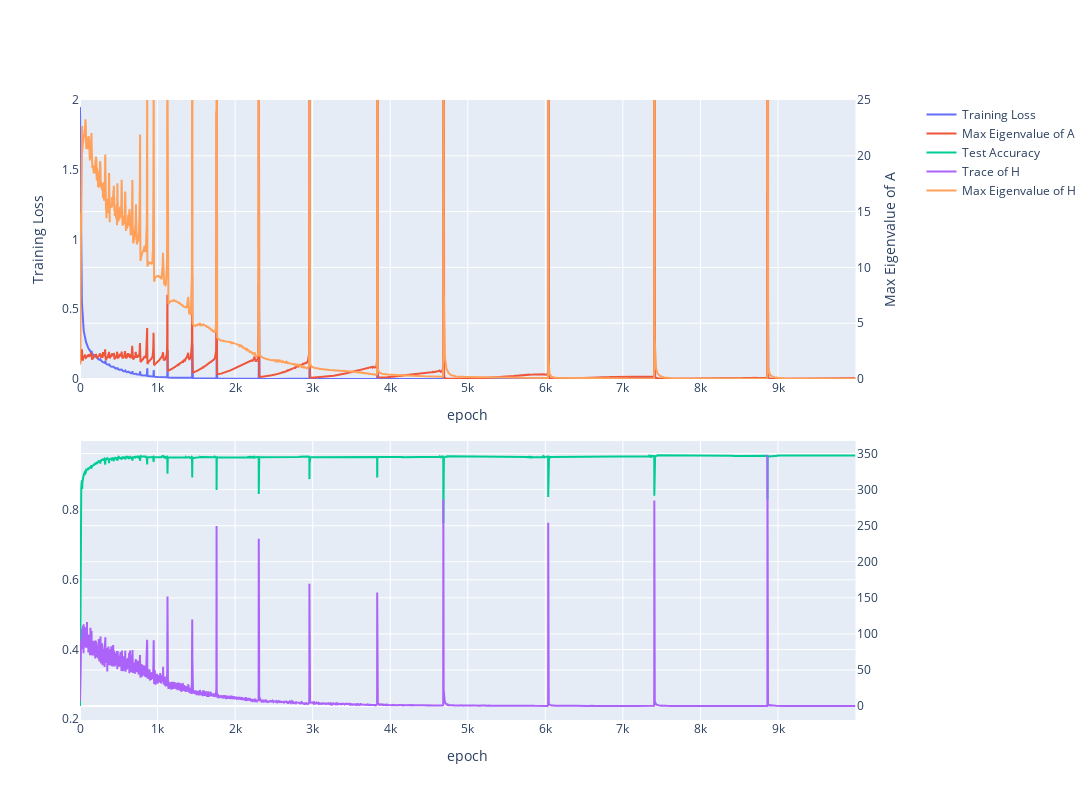
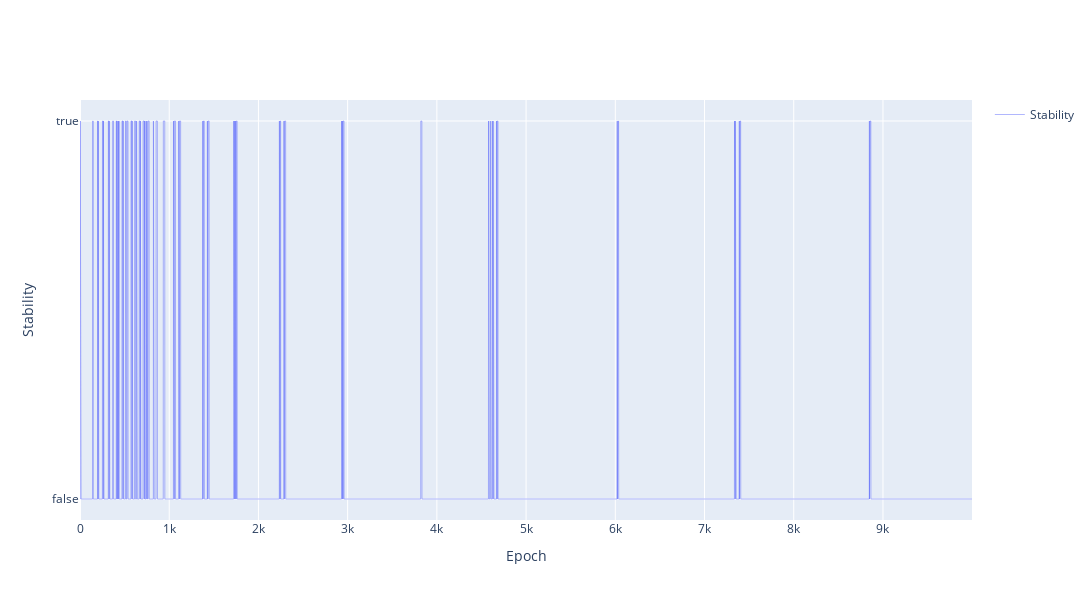

The notebook cell saved with these charts, in order:
### Code cell
model_id = 2

plot_output_data(md, out, model_id)

loss = out[out['model_id']==model_id]['loss'].values
((loss[:-1] - loss[1:]) < 0)

fig = go.Figure()
fig.add_trace(go.Scatter(x=np.arange(len(loss)-1), y=((loss[:-1] - loss[1:]) < 0),
                        mode='lines', name='Stability',line=dict(width=.5)))
fig.update_layout(
    xaxis_title='Epoch',
    yaxis_title='Stability',
    height=600,
    width=1200,
    showlegend=True
)

### Figure 1 — Plotly figure (JSON) as saved in the notebook; plotly's stock layout.template omitted (floating-point values rounded to 4 significant figures; data arrays with more than 128 entries replaced by an {"elided": "..."} marker saying what was removed)
{"data": [{"line": {"width": 2}, "name": "Training Loss", "type": "scatter", "x": {"elided": "10000 int values"}, "xaxis": "x", "y": {"elided": "10000 float values"}, "yaxis": "y"}, {"line": {"width": 2}, "name": "Max Eigenvalue of A", "type": "scatter", "x": {"elided": "10000 int values"}, "xaxis": "x", "y": {"elided": "10000 float values"}, "yaxis": "y2"}, {"line": {"width": 2}, "name": "Test Accuracy", "type": "scatter", "x": {"elided": "10000 int values"}, "xaxis": "x2", "y": {"elided": "10000 float values"}, "yaxis": "y3"}, {"line": {"width": 2}, "name": "Trace of H", "type": "scatter", "x": {"elided": "10000 int values"}, "xaxis": "x2", "y": {"elided": "10000 float values"}, "yaxis": "y4"}, {"line": {"width": 2}, "name": "Max Eigenvalue of H", "type": "scatter", "x": {"elided": "10000 int values"}, "xaxis": "x", "y": {"elided": "10000 float values"}, "yaxis": "y2"}], "layout": {"height": 800, "width": 1200, "xaxis": {"anchor": "y", "domain": [0, 0.94], "title": {"text": "epoch"}}, "xaxis2": {"anchor": "y3", "domain": [0, 0.94], "title": {"text": "epoch"}}, "yaxis": {"anchor": "x", "domain": [0.55, 1], "range": [0, 2], "showgrid": false, "title": {"text": "Training Loss"}}, "yaxis2": {"anchor": "x", "overlaying": "y", "range": [0, 25], "side": "right", "title": {"text": "Max Eigenvalue of A"}}, "yaxis3": {"anchor": "x2", "domain": [0, 0.45]}, "yaxis4": {"anchor": "x2", "overlaying": "y3", "side": "right"}}}

### Figure 2 — Plotly figure (JSON) as saved in the notebook; plotly's stock layout.template omitted (floating-point values rounded to 4 significant figures; data arrays with more than 128 entries replaced by an {"elided": "..."} marker saying what was removed)
{"data": [{"line": {"width": 0.5}, "mode": "lines", "name": "Stability", "type": "scatter", "x": {"elided": "9999 int values"}, "y": {"elided": "9999 bool values"}}], "layout": {"height": 600, "showlegend": true, "width": 1200, "xaxis": {"title": {"text": "Epoch"}}, "yaxis": {"title": {"text": "Stability"}}}}
